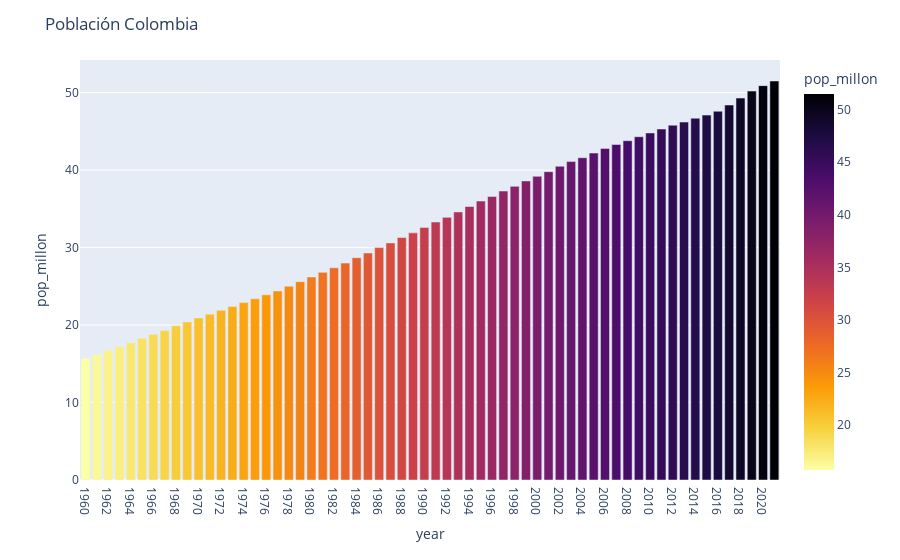

Source (notebook cell):
### Code cell
fig = px.bar(df_world_population[df_world_population['country_name']=='Colombia'],x='year',y='pop_millon',color ='pop_millon',color_continuous_scale='inferno_r')
fig.update_layout(title='Población Colombia')
fig.show()

### Figure 1 — Plotly figure (JSON) as saved in the notebook; plotly's stock layout.template omitted (floating-point values rounded to 4 significant figures)
{"data": [{"alignmentgroup": "True", "hovertemplate": "year=%{x}<br>pop_millon=%{marker.color}<extra></extra>", "legendgroup": "", "marker": {"color": [15.7, 16.2, 16.7, 17.2, 17.7, 18.3, 18.8, 19.3, 19.9, 20.4, 20.9, 21.4, 21.9, 22.4, 22.9, 23.4, 23.9, 24.4, 25, 25.6, 26.2, 26.8, 27.4, 28, 28.7, 29.3, 30, 30.6, 31.3, 31.9, 32.6, 33.3, 33.9, 34.6, 35.3, 36, 36.6, 37.3, 37.9, 38.6, 39.2, 39.8, 40.5, 41.1, 41.6, 42.2, 42.8, 43.3, 43.8, 44.3, 44.8, 45.3, 45.8, 46.2, 46.7, 47.1, 47.6, 48.4, 49.3, 50.2, 50.9, 51.5], "coloraxis": "coloraxis", "pattern": {"shape": ""}}, "name": "", "offsetgroup": "", "orientation": "v", "showlegend": false, "textposition": "auto", "type": "bar", "x": ["1960", "1961", "1962", "1963", "1964", "1965", "1966", "1967", "1968", "1969", "1970", "1971", "1972", "1973", "1974", "1975", "1976", "1977", "1978", "1979", "1980", "1981", "1982", "1983", "1984", "1985", "1986", "1987", "1988", "1989", "1990", "1991", "1992", "1993", "1994", "1995", "1996", "1997", "1998", "1999", "2000", "2001", "2002", "2003", "2004", "2005", "2006", "2007", "2008", "2009", "2010", "2011", "2012", "2013", "2014", "2015", "2016", "2017", "2018", "2019", "2020", "2021"], "xaxis": "x", "y": [15.7, 16.2, 16.7, 17.2, 17.7, 18.3, 18.8, 19.3, 19.9, 20.4, 20.9, 21.4, 21.9, 22.4, 22.9, 23.4, 23.9, 24.4, 25, 25.6, 26.2, 26.8, 27.4, 28, 28.7, 29.3, 30, 30.6, 31.3, 31.9, 32.6, 33.3, 33.9, 34.6, 35.3, 36, 36.6, 37.3, 37.9, 38.6, 39.2, 39.8, 40.5, 41.1, 41.6, 42.2, 42.8, 43.3, 43.8, 44.3, 44.8, 45.3, 45.8, 46.2, 46.7, 47.1, 47.6, 48.4, 49.3, 50.2, 50.9, 51.5], "yaxis": "y"}], "layout": {"autosize": true, "barmode": "relative", "coloraxis": {"colorbar": {"title": {"text": "pop_millon"}}, "colorscale": [[0, "#fcffa4"], [0.1111, "#f7d13d"], [0.2222, "#fb9b06"], [0.3333, "#ed6925"], [0.4444, "#cf4446"], [0.5556, "#a52c60"], [0.6667, "#781c6d"], [0.7778, "#4a0c6b"], [0.8889, "#1b0c41"], [1, "#000004"]]}, "legend": {"tracegroupgap": 0}, "margin": {"t": 60}, "title": {"text": "Población Colombia"}, "xaxis": {"anchor": "y", "autorange": true, "domain": [0, 1], "range": [-0.5, 61.5], "title": {"text": "year"}, "type": "category"}, "yaxis": {"anchor": "x", "autorange": true, "domain": [0, 1], "range": [0, 54.21], "title": {"text": "pop_millon"}, "type": "linear"}}}
